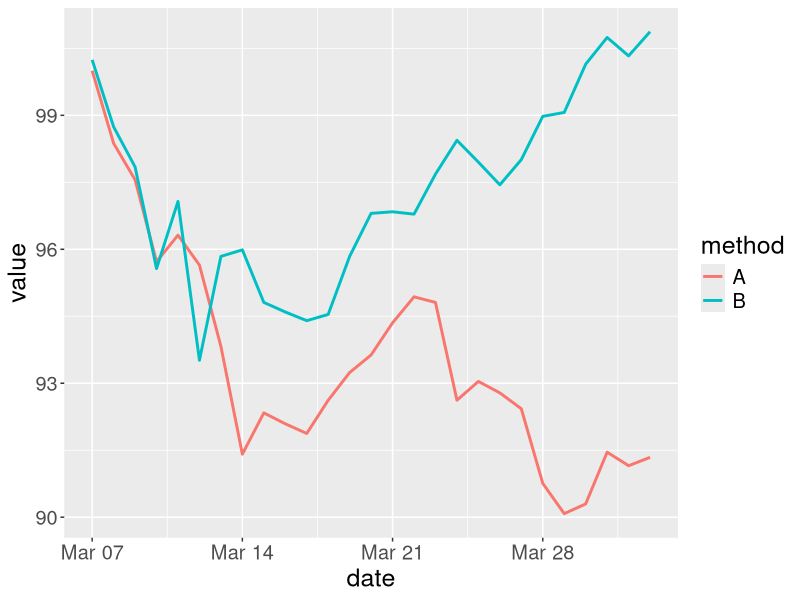

R code for this plot:
## ---- chunk 1
library(knitr)
library(data.table)
library(dplyr)

opts_chunk$set(echo = FALSE, cache=FALSE, comment="",
               cache.path = "cache-ABTesting/",
               dev.args=list(bg="transparent"),
               fig.path = "./assets/fig/abtesting-",
               fig.width = 10, fig.height = 6)
fig <- function(path, size = 100) {
  sprintf("<img src='assets/img/%s' style='max-width: %d%%;max-height: %d%%'></img>",
          path, size, size)
}
fig2 <- function(path, size = 100) {
  sprintf("<img src='assets/img/%s' style='width: %d%%'></img>",
          path, size)
}
sys_name <- Sys.info()["sysname"] %>% tolower
sys_encode <- c("utf8", "utf8", "big5")[pmatch(sys_name, c("linux", "darwin", "windows"))]
sessionInfo() %>% capture.output %>% cat(file = "sessionInfo.log", sep = "\n")
## ---- chunk 2
library(ggplot2)
# AA test
set.seed(1)
x1 <- c(100, rnorm(6, -1, sd=1))
cx1 <- cumsum(x1)
cy1 <- cx1 + rnorm(7, 0, sd=0.5)

# AB test
x2 <- rnorm(20, -0.2, sd=1)
cx2 <- cumsum(c(x1,x2))
y2 <- rnorm(20, 0.2, sd=1)
cy2 <- c(cy1[-6], cumsum(c(cy1[6], y2)))

date <- seq.Date(from=as.Date("2016-03-07"), length.out = 27, by="day")
dat <- data.frame(method=rep(c("A","B"), each=27), 
           date=as.Date(rep(date,2)),
           value=c(cx2, cy2),
           cvalue=c(cumsum(cx2), cumsum(cy2)))
ggplot(dat, aes(x=date, y=value, color=method)) + 
  geom_line(lwd=1) +
  theme(text=element_text(size=18))
